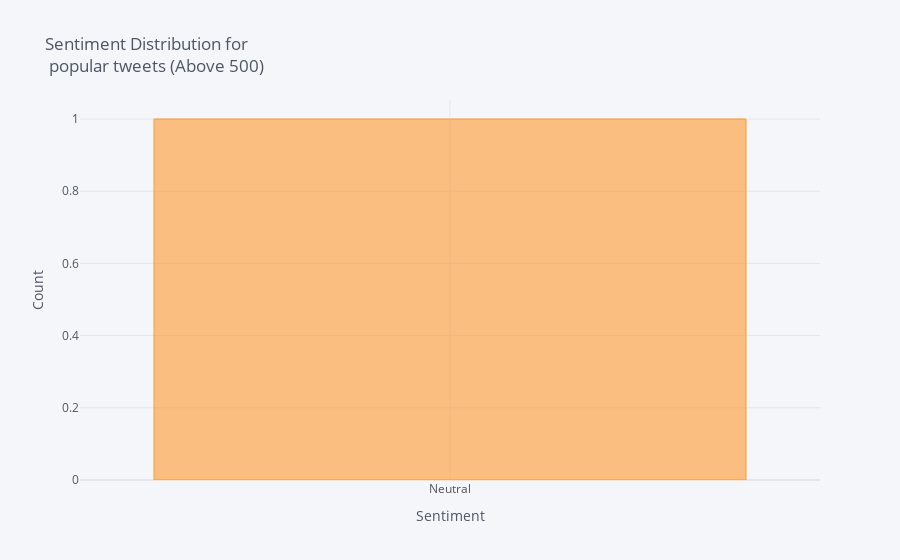

The cell this chart's notebook holds for it:
### Markdown cell above
Most Popular:

### Code cell
df_popular = df[df['Retweets'] >= 500]
df_popular['Sentiment'].value_counts().iplot(kind='bar', xTitle='Sentiment',
                                    yTitle='Count', title = 'Sentiment Distribution for <br> popular tweets (Above 500)')

### Figure 1 — Plotly figure (JSON) as saved in the notebook; plotly's stock layout.template omitted (floating-point values rounded to 4 significant figures)
{"data": [{"marker": {"color": "rgba(255, 153, 51, 0.6)", "line": {"color": "rgba(255, 153, 51, 1.0)", "width": 1}}, "name": "Sentiment", "orientation": "v", "text": "", "type": "bar", "x": ["Neutral"], "y": [1]}], "layout": {"legend": {"bgcolor": "#F5F6F9", "font": {"color": "#4D5663"}}, "paper_bgcolor": "#F5F6F9", "plot_bgcolor": "#F5F6F9", "title": {"font": {"color": "#4D5663"}, "text": "Sentiment Distribution for <br> popular tweets (Above 500)"}, "xaxis": {"gridcolor": "#E1E5ED", "showgrid": true, "tickfont": {"color": "#4D5663"}, "title": {"font": {"color": "#4D5663"}, "text": "Sentiment"}, "zerolinecolor": "#E1E5ED"}, "yaxis": {"gridcolor": "#E1E5ED", "showgrid": true, "tickfont": {"color": "#4D5663"}, "title": {"font": {"color": "#4D5663"}, "text": "Count"}, "zerolinecolor": "#E1E5ED"}}}
